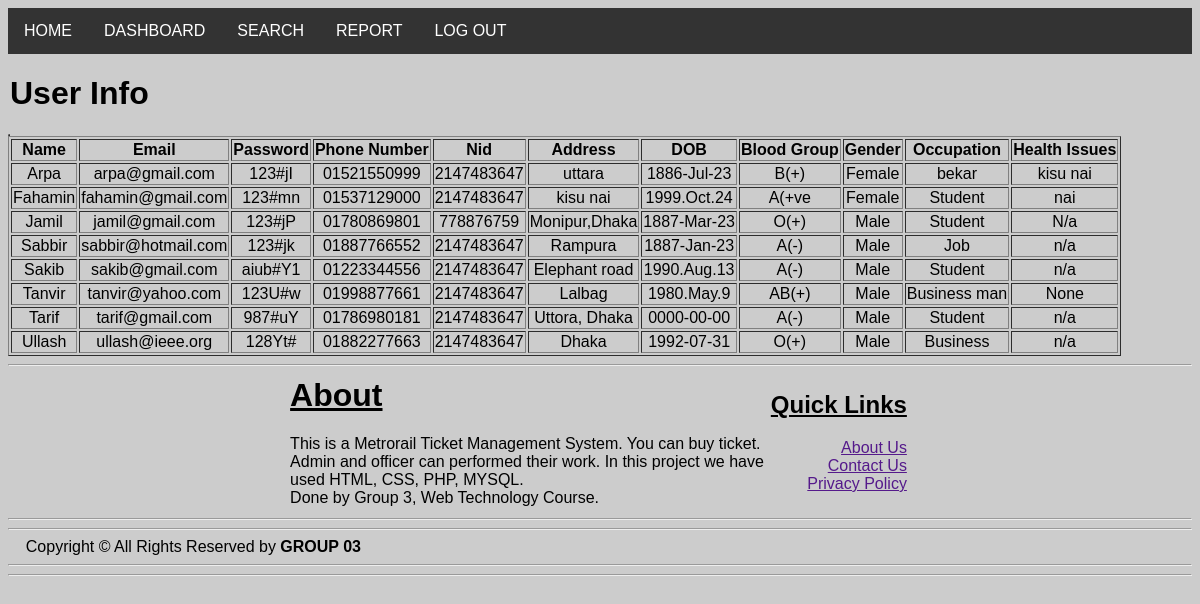
Screenshot of /admin/user.php with the database file from the repository.
### tables this page shows
CREATE TABLE `user_info` (
  `name` text NOT NULL,
  `email` varchar(20) NOT NULL,
  `pswrd` text NOT NULL,
  `phn_number` text NOT NULL,
  `nid` int(13) NOT NULL,
  `adrs` text NOT NULL,
  `dob` text NOT NULL,
  `bl_group` varchar(5) NOT NULL,
  `gender` text NOT NULL,
  `ocpsn` text NOT NULL,
  `healt_issue` text NOT NULL,
  `user_count` int(11) NOT NULL
);

### admin/Models/db_config.php (called while the page is built, shortened)
<?php
	$db_server="localhost";
	$db_uname="root";
	$db_pass="";
	$db_name="web_project";
	function get($query){
		global $db_server,$db_uname,$db_pass,$db_name;
		$conn = mysqli_connect($db_server,$db_uname,$db_pass,$db_name);
		$data = array();
		if($conn){
			$result = mysqli_query($conn,$query);
			while($row = mysqli_fetch_assoc($result)){
				$data[] = $row;
			}
		}
		return $data;
	}
?>

### admin/user.php (the view, shortened to what this page needs)
<?php
include_once 'header.php';
   require_once 'Models/db_config.php';
?>
<html>
	    <head>
        </head>
    <body>
	<legend><h1>User Info</h1></legend>
           <div class="row">
                <div class="column">
                    <table border="1">
                       </div>
                <div class="column">
                    <table border="1">
                    <?php
                        $query1 = "SELECT name,email,pswrd,phn_number,nid,adrs,dob,bl_group,gender,ocpsn,healt_issue FROM `user_info`";
                        $result1=get($query1);
                        echo "<tr><th>Name</th>
						<th>Email</th>
						<th>Password</th>
							<th>Phone Number</th>
						<th>Nid</th>
							<th>Address</th>
						<th>DOB</th>
							<th>Blood Group</th>
						<th>Gender</th>
							<th>Occupation</th>
						<th>Health Issues</th></tr>";
                        ?>
                    <?php
                        foreach ($result1 as $row){
                            echo "<tr><td align='center'>$row[name]</td>";
							echo "<td align='center'>$row[email]</td>";
							echo "<td align='center'>$row[pswrd]</td>";
									echo "<td align='center'>$row[phn_number]</td>";
							echo "<td align='center'>$row[nid]</td>";
									echo "<td align='center'>$row[adrs]</td>";
							echo "<td align='center'>$row[dob]</td>";
									echo "<td align='center'>$row[bl_group]</td>";
							echo "<td align='center'>$row[gender]</td>";
									echo "<td align='center'>$row[ocpsn]</td>";
                            echo "<td align='center'>$row[healt_issue]</td></tr>";}
                        ?>
                    </table>
                </div>
                </div>
            </body>
</html>
<?php include_once 'footer.php'?>

### admin/header.php (style rules this page uses)
body { font-family: Arial, Helvetica, sans-serif; background-color: rgb(204, 204, 204); }

### admin/user.php (style rules this page uses)
body { background-color: rgb(204, 204, 204); }

### rows the page displays
user_info: name "Arpa", email "arpa@gmail.com", pswrd "123#jI", phn_number "01521550999", nid "2147483647", adrs "uttara", dob "1886-Jul-23", bl_group "B(+)", gender "Female", ocpsn "bekar", healt_issue "kisu nai"
user_info: name "Fahamin", email "fahamin@gmail.com", pswrd "123#mn", phn_number "01537129000", nid "2147483647", adrs "kisu nai", dob "1999.Oct.24", bl_group "A(+ve", gender "Female", ocpsn "Student", healt_issue "nai"
user_info: name "Jamil", email "jamil@gmail.com", pswrd "123#jP", phn_number "01780869801", nid "778876759", adrs "Monipur,Dhaka", dob "1887-Mar-23", bl_group "O(+)", gender "Male", ocpsn "Student", healt_issue "N/a"
user_info: name "Sabbir", email "sabbir@hotmail.com", pswrd "123#jk", phn_number "01887766552", nid "2147483647", adrs "Rampura", dob "1887-Jan-23", bl_group "A(-)", gender "Male", ocpsn "Job", healt_issue "n/a"
user_info: name "Sakib", email "sakib@gmail.com", pswrd "aiub#Y1", phn_number "01223344556", nid "2147483647", adrs "Elephant road", dob "1990.Aug.13", bl_group "A(-)", gender "Male", ocpsn "Student", healt_issue "n/a"
user_info: name "Tanvir", email "tanvir@yahoo.com", pswrd "123U#w", phn_number "01998877661", nid "2147483647", adrs "Lalbag", dob "1980.May.9", bl_group "AB(+)", gender "Male", ocpsn "Business man", healt_issue "None"
user_info: name "Tarif", email "tarif@gmail.com", pswrd "987#uY", phn_number "01786980181", nid "2147483647", adrs "Uttora, Dhaka", dob "0000-00-00", bl_group "A(-)", gender "Male", ocpsn "Student", healt_issue "n/a"
user_info: name "Ullash", email "ullash@ieee.org", pswrd "128Yt#", phn_number "01882277663", nid "2147483647", adrs "Dhaka", dob "1992-07-31", bl_group "O(+)", gender "Male", ocpsn "Business", healt_issue "n/a"
